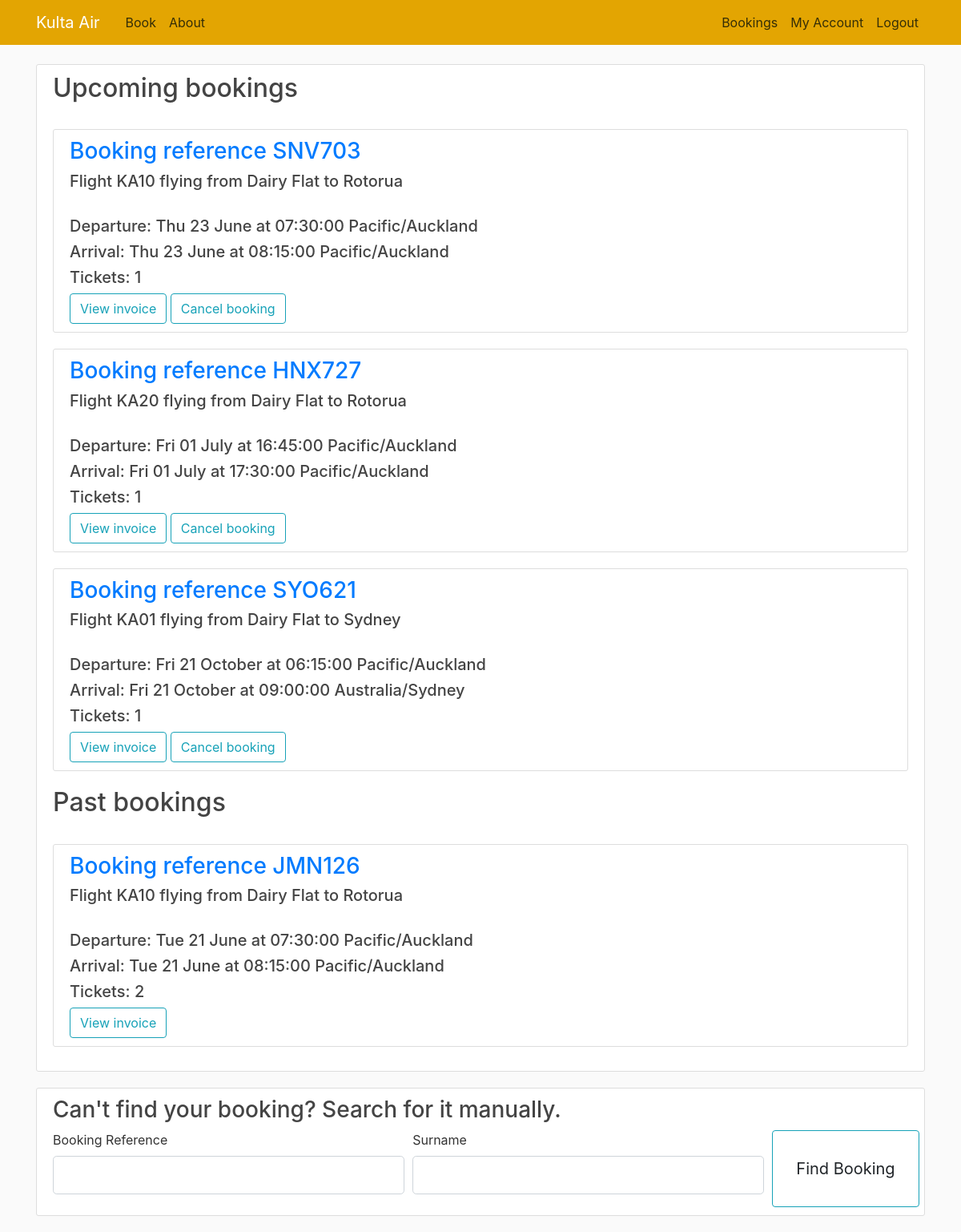
The page /bookings (signed in) on the database its author committed.
### flightbookingapp/models.py (models this page shows, shortened)
class Booking(db.Model):
    booking_ref = db.Column(db.VARCHAR(6), primary_key=True, nullable=False, unique=True)
    customer = db.Column(db.Integer, db.ForeignKey('customer.id'), nullable=False)
    flight = db.Column(db.Integer, db.ForeignKey('departure.id'), nullable=False)
    tickets = db.Column(db.Integer, default=1)

class Departure(db.Model):
    id = db.Column(db.Integer, primary_key=True, nullable=False, unique=True)
    flight_number = db.Column(db.VARCHAR(10), db.ForeignKey('route.flight_code'), nullable=False)
    depart_date = db.Column(db.Date, nullable=False)
    stopover_date = db.Column(db.Date)
    arrival_date = db.Column(db.Date, nullable=False)
    price = db.Column(db.Float, nullable=False, default=0.00)
    booked_seats = db.Column(db.Integer, nullable=False, default=0)

class Airport(db.Model):
    int_code = db.Column(db.CHAR(4), primary_key=True, unique=True)
    name = db.Column(db.VARCHAR(50), nullable=False)
    timezone = db.Column(db.String(50))

class Route(db.Model):
    flight_code = db.Column(db.VARCHAR(10), primary_key=True, nullable=False, unique=True)
    depart_time = db.Column(db.Time, nullable=False)
    arrive_time = db.Column(db.Time, nullable=False)
    stopover_time = db.Column(db.Time)
    depart_airport = db.Column(db.CHAR(4), db.ForeignKey('airport.int_code'), nullable=False)
    arrive_airport = db.Column(db.CHAR(4), db.ForeignKey('airport.int_code'), nullable=False)
    stopover_airport = db.Column(db.CHAR(4), db.ForeignKey('airport.int_code'))
    plane = db.Column(db.Integer, db.ForeignKey('aircraft.id'), nullable=False)

### flightbookingapp/routes.py (the view, shortened to what this page needs)
@app.route('/bookings', methods=['GET', 'POST'])
def bookings():
    if request.method == "POST":
        if request.form.get('cancel') == 'Cancel booking':
            cancel_booking(request.form.get('booking'))
            return redirect(url_for('bookings'))
        if request.form.get('view') == 'View invoice':
            return redirect(url_for('invoice', booking_ref=request.form.get('booking'), surname=current_user.last_name))
    form = FindBookingForm()
    flight_info = {}
    if current_user.is_authenticated:
        flight_info = collect_user_bookings()
    return render_template('bookings.html', title='Bookings', loggedin=current_user.is_authenticated,
                           user_bookings=flight_info, form=form)

### flightbookingapp/forms.py
class FindBookingForm(FlaskForm):
    booking_ref = StringField('Booking Reference', validators=[DataRequired(), Length(min=1, max=6)])
    surname = StringField('Surname', validators=[DataRequired()])
    submit = SubmitField('Find Booking')

### flightbookingapp/models.py (called while the page is built)
@login_manager.user_loader
def load_customer(user_id):
    return Customer.query.get(int(user_id))

### flightbookingapp/routes.py (called while the page is built)
def collect_user_bookings():
    flight_info = []
    for booking in current_user.bookings:
        departure = Departure.query.filter_by(id=booking.flight).first()
        route = Route.query.filter_by(flight_code=departure.flight_number).first()
        dep_airport = Airport.query.filter_by(int_code=route.depart_airport).first()
        arr_airport = Airport.query.filter_by(int_code=route.arrive_airport).first()
        booking_past = date_in_past(datetime.datetime.combine(departure.depart_date, route.depart_time),
                                    dep_airport.timezone)
        flight_info.append([booking, departure, route, dep_airport, arr_airport, booking_past])
    return sorted(flight_info, key=lambda flight: flight[1].depart_date)

def date_in_past(date_and_time, timezone) -> bool:
    return datetime.datetime.now(ZoneInfo(timezone)) > date_and_time.replace(tzinfo=ZoneInfo(timezone))

### flightbookingapp/templates/bookings.html (shortened to what this page needs)
{% extends "layout.html" %}
{% block content %}
    {% if loggedin %}
        {% with bookings=user_bookings %}
            {% include 'upcoming_bookings.html' %}
        {% endwith %}
        <div class="content-section">
        <h3 class="bookings-heading"> Can't find your booking? Search for it manually.</h3>
    {% else %}
        <div class="content-section">
        <h2 class="bookings-heading"> Search for a booking </h2>
    {% endif %}
<form method="POST" action="">
    <fieldset class="form-row">
        <div class="form-group col-md-5">
            {{ form.booking_ref.label(class="form-control-label") }}
            {% if form.booking_ref.errors %}
                {{ form.booking_ref(class="form-control form-control-lg is-invalid") }}
                <div class="invalid-feedback">
                    {% for error in form.fly_from.errors %}
                        <span>{{ error }}</span>
                    {% endfor %}
                </div>
            {% else %}
                {{ form.booking_ref(class="form-control form-control-lg") }}
            {% endif %}
        </div>
        <div class="form-group col-md-5">
            {{ form.surname.label(class="form-control-label") }}
            {% if form.surname.errors %}
                {{ form.surname(class="form-control form-control-lg is-invalid") }}
                <div class="invalid-feedback">
                    {% for error in form.surname.errors %}
                        <span>{{ error }}</span>
                    {% endfor %}
                </div>
            {% else %}
                {{ form.surname(class="form-control form-control-lg") }}
            {% endif %}
        </div>
        <div class="d-grid btn-group col-2 mx-auto">
            <button class="btn btn-outline-info"
                    type="submit">{{ form.submit(class="btn btn-lg") }}</button>
        </div>
    </fieldset>
</form>
</div>
{% endblock content %}

### flightbookingapp/templates/layout.html (shortened to what this page needs)
<!DOCTYPE html>
<html lang="en">
<head>
    <link rel="stylesheet" href="https://cdn.jsdelivr.net/npm/bootstrap@4.3.1/dist/css/bootstrap.min.css"
>
    <link rel="stylesheet" type="text/css" href="{{ url_for('static', filename='main.css') }}">
</head>
<body>
<header class="site-header">
    <nav class="navbar navbar-expand-md navbar-dark bg-steel fixed-top">
        <div class="container">
            <a class="navbar-brand mr-4" href="/">Kulta Air</a>
            <div class="collapse navbar-collapse" id="navbarToggle">
                <div class="navbar-nav mr-auto">
                    <a class="nav-item nav-link" href="{{ url_for('home') }}">Book</a>
                    <a class="nav-item nav-link" href="{{ url_for('about') }}">About</a>
                </div>
                <div class="navbar-nav">
                    <a class="nav-item nav-link" href="{{ url_for('bookings') }}">Bookings</a>
                    {% if current_user.is_authenticated %}
                        <a class="nav-item nav-link" href="{{ url_for('customer') }}">My Account</a>
                        <a class="nav-item nav-link" href="{{ url_for('logout') }}">Logout</a>
                    {% else %}
                        <a class="nav-item nav-link" href="{{ url_for('login') }}">Login</a>
                        <a class="nav-item nav-link" href="{{ url_for('register') }}">Register</a>
                    {% endif %}
                </div>
            </div>
        </div>
    </nav>
</header>
<div class="container">
    {% block content %} {% endblock %}
</div>
</body>
</html>

### flightbookingapp/templates/upcoming_bookings.html (shortened to what this page needs)
<div class="content-section">
    <div class="media">
        <div class="media-body">
            <h2 class="bookings-heading">Upcoming bookings</h2>
            {% if bookings == {} %}
                <p class="text-secondary"><a class="ml-2" href="{{ url_for('home') }}">You have no upcoming bookings.
                    Click here to make one!</a></p>
            {% else %}
                <br>
                {% for booking in bookings %}
                    {% if not booking[5] %}
                        <div class="content-section">
                            <form method="post" action="">
                                <h3 class="text-primary">Booking reference {{ booking[0].booking_ref.upper() }}</h3>
                                <h5>Flight {{ booking[1].flight_number }} flying from {{ booking[3].name }}
                                    to {{ booking[4].name }}</h5>
                                <br>
                                <h5>Departure: {{ (booking[1].depart_date).strftime("%a %d %B") }} at
                                    {{ booking[2].depart_time }} {{ booking[3].timezone }}</h5>
                                <h5>Arrival: {{ (booking[1].arrival_date).strftime("%a %d %B") }} at
                                    {{ booking[2].arrive_time }} {{ booking[4].timezone }}</h5>
                                <h5>Tickets: {{ booking[0].tickets }}</h5>
                                <input type="submit" value="View invoice" name="view" class="btn btn-outline-info">
                                <input type="submit" value="Cancel booking" name="cancel" class="btn btn-outline-info">
                            </form>
                        </div>
                    {% endif %}
                {% endfor %}
            {% endif %}
        </div>
    </div>
    <div class="media-body">
        <h2 class="bookings-heading">Past bookings</h2>
        {% if not bookings == {} %}
            <br>
            {% for booking in bookings|reverse %}
                {% if booking[5] %}
                    <div class="content-section">
                        <form method="post" action="">
                            <h3 class="text-primary">Booking reference {{ booking[0].booking_ref.upper() }}</h3>
                            <h5>Flight {{ booking[1].flight_number }} flying from {{ booking[3].name }}
                                to {{ booking[4].name }}</h5>
                            <br>
                            <h5>Departure: {{ (booking[1].depart_date).strftime("%a %d %B") }} at
                                {{ booking[2].depart_time }} {{ booking[3].timezone }}</h5>
                            <h5>Arrival: {{ (booking[1].arrival_date).strftime("%a %d %B") }} at
                                {{ booking[2].arrive_time }} {{ booking[4].timezone }}</h5>
                            <h5>Tickets: {{ booking[0].tickets }}</h5>
                            <input type="submit" value="View invoice" name="view" class="btn btn-outline-info">
                        </form>
                    </div>
                {% endif %}
            {% endfor %}
        {% endif %}
    </div>
</div>

### flightbookingapp/static/main.css (style rules this page uses)
body { background: #fafafa; color: #333333; margin-top: 5rem; }
h1, h2, h3, h4, h5, h6 { color: #444444; }
.bg-steel { background-color: #e3a502; }
.site-header .navbar-nav .nav-link { color: #352e07; }
.content-section { background: #ffffff; padding: 10px 20px; border: 1px solid #dddddd; border-radius: 3px; margin-bottom: 20px; }

### rows shown on the page
Booking: booking_ref "SNV703", flight_number "KA10", name "Dairy Flat", name "Rotorua", depart_time "07:30:00", timezone "Pacific/Auckland", arrive_time "08:15:00", tickets "1"
Departure: depart_date "Thu 23 June", arrival_date "Thu 23 June"
Booking: booking_ref "HNX727", flight_number "KA20", name "Dairy Flat", name "Rotorua", depart_time "16:45:00", timezone "Pacific/Auckland", arrive_time "17:30:00", tickets "1"
Departure: depart_date "Fri 01 July", arrival_date "Fri 01 July"
Booking: booking_ref "SYO621", flight_number "KA01", name "Dairy Flat", name "Sydney", depart_time "06:15:00", timezone "Pacific/Auckland", arrive_time "09:00:00", timezone "Australia/Sydney", tickets "1"
Departure: depart_date "Fri 21 October", arrival_date "Fri 21 October"
Booking: booking_ref "JMN126", flight_number "KA10", name "Dairy Flat", name "Rotorua", depart_time "07:30:00", timezone "Pacific/Auckland", arrive_time "08:15:00", tickets "2"
Departure: depart_date "Tue 21 June", arrival_date "Tue 21 June"
